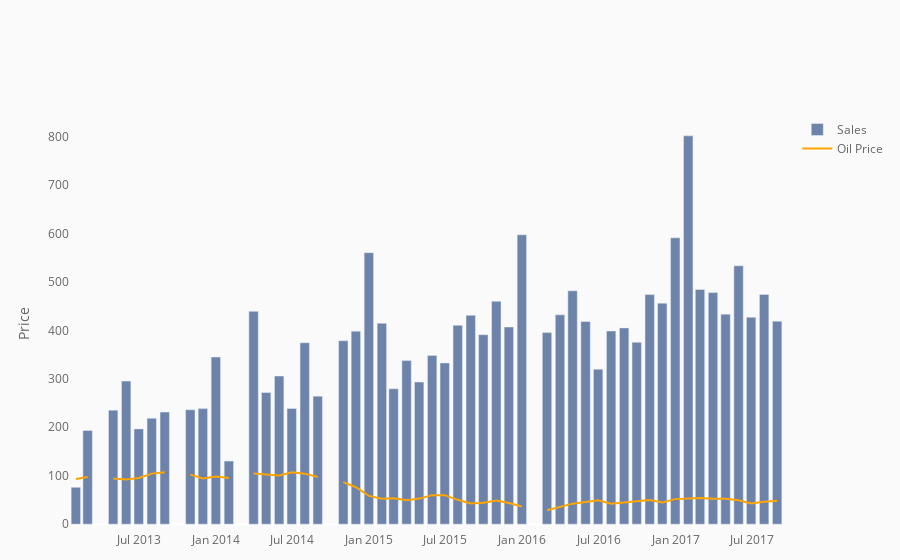

Notebook code cell kept with this figure:
### Code cell
fig = go.Figure()
fig.add_trace(go.Bar(x=sales_oil_by_month.index, y=sales_oil_by_month.sales,name="Sales", marker_color='#6D83AA'))
fig.add_trace(go.Scatter(x=sales_oil_by_month.index, y=sales_oil_by_month.dcoilwtico, mode="lines", name="Oil Price",
                         marker_color='#FFA500'))

fig.update_layout(yaxis_title="Price",
                  yaxis_showgrid=False,
                  plot_bgcolor='#fafafa', paper_bgcolor='#fafafa',
                  margin=dict(b=20,r=50,l=70,t=115),
                  #title={'text': "<span style='font-size:45px; color=#444; font-family:Times New Roman'>Oil Price ($)</span><br>with replaced <span style='color:#6D83AA'>NaN </span>values<b>",
                  #       'y':0.85, 'x':0.5, 
                  #       'xanchor': 'center', 'yanchor': 'top'},
                  font=dict(color='#666'),
                 )
fig.show()
